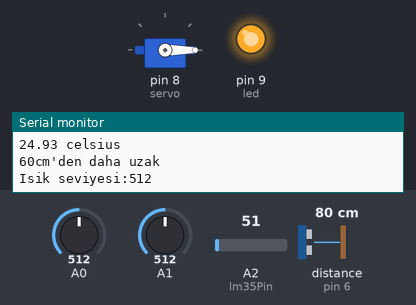
The sketch below on a simulated Arduino Uno, built with avr-gcc and run on an emulated ATmega328P. Parts: servo, output pins drawn as LEDs (lit = HIGH), the last lines printed to the serial monitor. Wiring (inferred from the names in the program): ultrasonic range finder: trigger pin 7; echo pin 6. Inputs (shaded band) come from the test bench; at power-on: distance to the obstacle (sensor on pin 6) 80 cm, A0 = 512, A1 = 512, A2 (lm35Pin) = 51. The echo pulse lasts 58.3 µs per cm; pins used as bus, display or sensor lines are not drawn.

Above: at 2.0 s.
2.1 s: distance to the obstacle (sensor on pin 6) set to 35 cm
5.3 s: distance to the obstacle (sensor on pin 6) set to 29 cm
At 6.8 s:
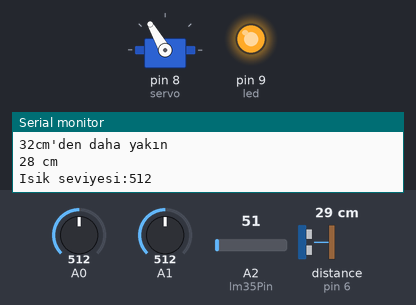
7.7 s: A0 set to 64
10.0 s: A0 set to 57
At 12.5 s:
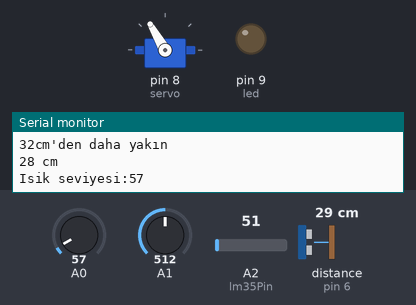
12.8 s: A0 set to 90
At 14.9 s:
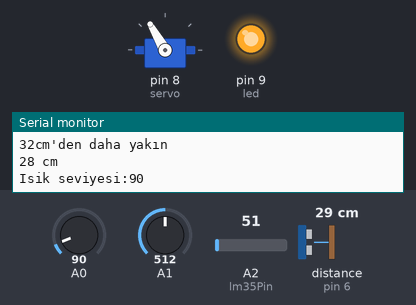
15.3 s: A0 set to 50
At 17.7 s:
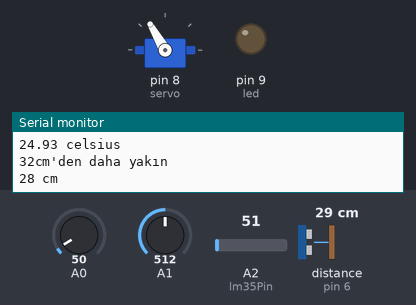
Timing chart, 0 to 18.8 s (numbered marks = the images above; inputs shaded):
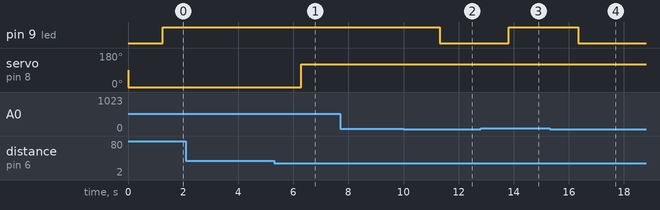

Measured:
- the behaviour switches between 33 and 32 cm on distance to the obstacle (sensor on pin 6) (found by bisection; images 0 and 1)
- the behaviour switches between 60 and 59 on A0 (found by bisection; images 1 and 2)
- after the input at 5.3 s, servo on pin 8 (servo): 0° → 120° after 0.98 s
- after the input at 10.0 s, pin 9 (led): HIGH → LOW after 1.3 s
- after the input at 12.8 s, pin 9 (led): LOW → HIGH after 1.0 s
- after the input at 15.3 s, pin 9 (led): HIGH → LOW after 1.0 s

The sketch:

project2.ino
```cpp
  #include <Servo.h>


  #define RX 2
  #define TX 3
  #define trigPin 7
  #define echoPin 6


  int lm35Pin = A2;
  int seviye=A1;
  int okunan_deger = 0;
  float sicaklik_gerilim = 0;
  float sicaklik = 0;

  #define led 9


  Servo servo;


    void setup() {


          Serial.begin (9600);

          pinMode(led,OUTPUT);
          pinMode(trigPin, OUTPUT);
          pinMode(echoPin, INPUT);
          servo.attach(8);

    }


    void loop() {
        long duration, distance;


              digitalWrite(trigPin, LOW);
              delayMicroseconds(2);
              digitalWrite(trigPin, HIGH);
              delayMicroseconds(10);
              digitalWrite(trigPin, LOW);
              duration = pulseIn(echoPin, HIGH);
              distance = (duration/2) / 29.1;

              okunan_deger = analogRead(lm35Pin);         //Sıcaklık sensörünün çalıştırılması
              sicaklik_gerilim = (okunan_deger / 1023.0)*5000;
              sicaklik = sicaklik_gerilim /10.0;

              Serial.print(sicaklik);
              Serial.println(" celsius");

              if (distance < 32) {        // Ultrasonik sensöre 32cmden yakın olduğunda servo motor sayesinde mama kabı açılıyor.
                  Serial.println("32cm'den daha yakın");
                  servo.write(120);
              }
              else {
                  servo.write(0);
              }
              if (distance > 60 || distance <= 0){
                  Serial.println("60cm'den daha uzak");
              }
              else {
                  Serial.print(distance);
                  Serial.println(" cm");
              }
                delay(500);


              int isik = analogRead(A0);
                    Serial.print("Isik seviyesi:");
                    Serial.println(isik);
                    delay(750);

                if(isik > 80){        // Mama bittiğinde ışık yoğunluğu daha fazla olacağından ışığın fazlalığı = Mama bitmiştir.
                  digitalWrite(led,HIGH);
                  Serial.print("Mama bitti.");
                }

                if(isik < 60){
                  digitalWrite(led,LOW);
                }

                    seviye=analogRead(A1);
                    Serial.print("\n Suyun Seviyesi:");
                    Serial.println(seviye);


              }
```
